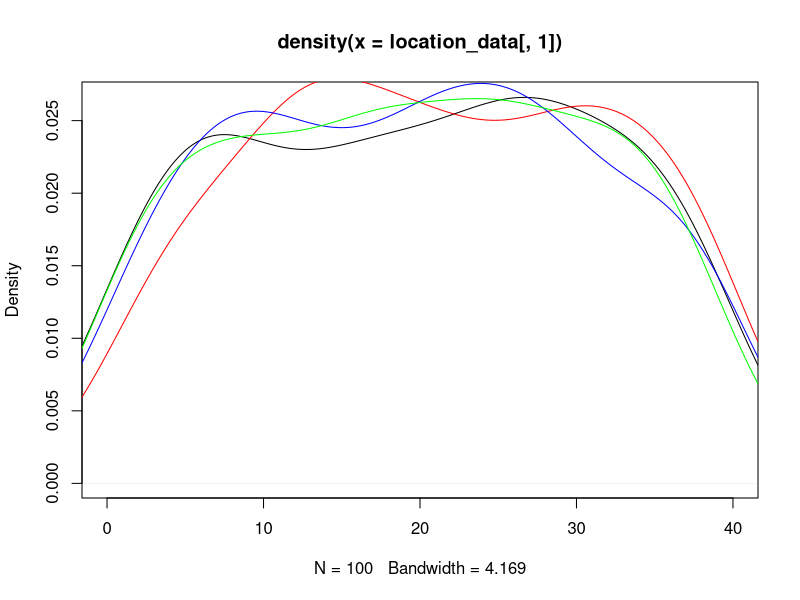
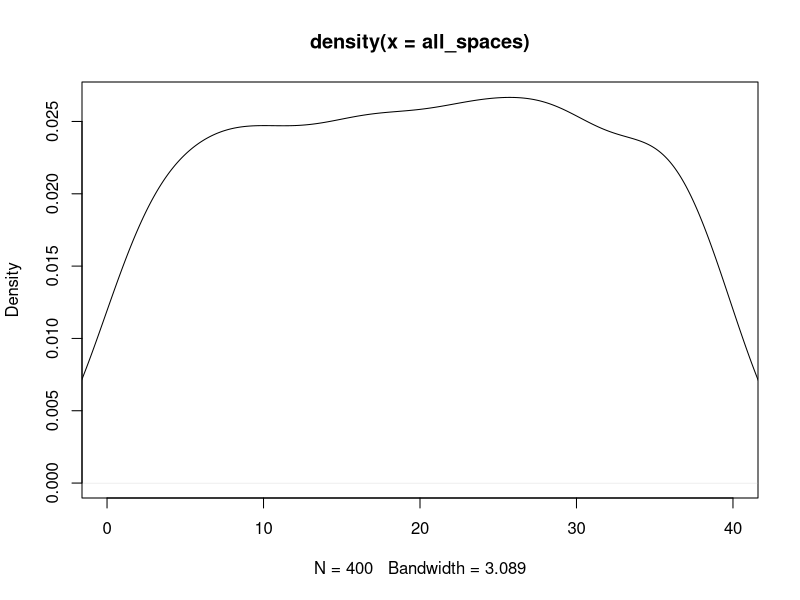
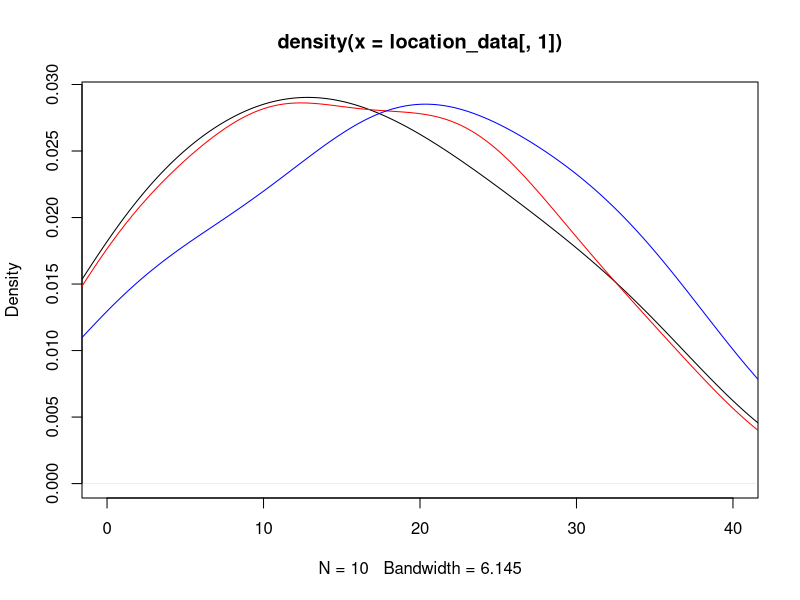
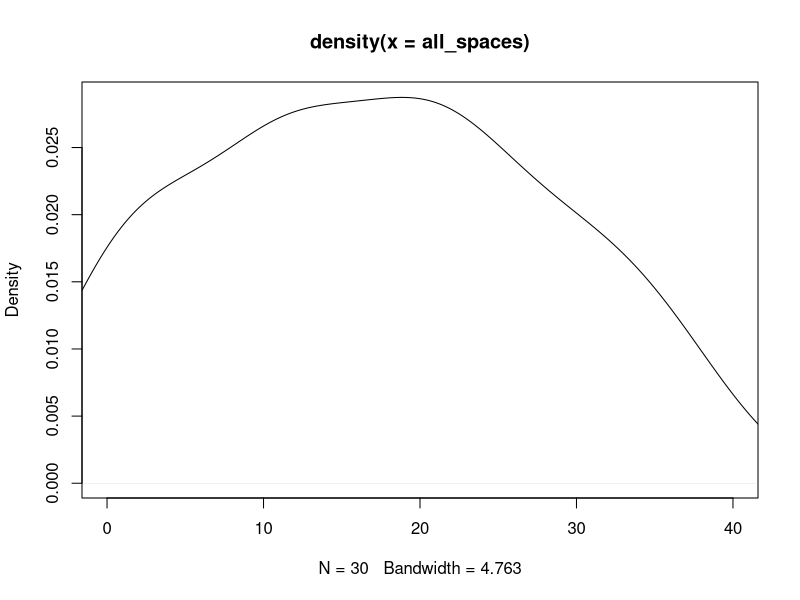

These figures' R source, in order: (Note: this script raises an error after producing the figures.)
## ---- chunk 1
knitr::opts_chunk$set(echo = TRUE)
## ---- chunk 2
#libraries
library(dplyr)
library(ggplot2)
## ---- chunk 3
#Kayleigh
##LET'S GET MOVING

monopolyBoard <- read.csv("MonopolyBoard.csv", header = T)
monopolyBoard

# Using dice rolls to determine where a player will land on the board
#input: "location"; a number 1-40; where the player is on the board
#output: the amount of spaces the player will move until they are on their new location

#note that this is only accounting for standard dice rolls, no special rules yet...

lets_move = function(location) {
  dice_roll_1 <- sample(1:6, 1, replace = TRUE)
  dice_roll_2 <- sample(1:6, 1, replace = TRUE)
  
  roll_total <- sum(dice_roll_1, dice_roll_2)
  roll_double <- dice_roll_1 == dice_roll_2
  
    location = location + roll_total
    
  if (location <= 40) {
    location = location
  } else {
    location = location - 40
  }
  
  space = monopolyBoard$name[monopolyBoard$spaces == location]
  
  print("You're moving forward...")
  print(roll_total)
  
  print("You're on space...")
  print(location)
  
  #print(space) #This prints out the name of the space that they land on. 
}

#testers
lets_move(1)
lets_move(25)
lets_move(38)
lets_move(40)



#A function to move players around the board and to play Monopoly!
#input: "turns"; the amount of turns we should take
#output: a player's new location on the board

lets_play = function(turns) {
  location = 1
  print("Starting Location: GO!")
  for (i in 1:turns) {
    location = lets_move(location)
  }
  print("You've landed on...")
  return(location)
}



lets_play(10) #tester #in this example if you look at a reference monopoly board and "walk" your way around the board with each move being the number in each output, you'll land on the space on the board corresponding to the final output (when counting "GO" as 1 and/or 40) 

#testers 
#"lets_move" and "lets_play" have both been edited to print out phrases for each roll and move to make it easier to determine how the player is moving. 
#"You're moving forward..." gives the player's roll
#"You're on space..." is the players position after 1 turn/"lets_move"
  # Later try to switch this print statement to the name of the spot that the player is on 
#"You've landed on..." gives the final location after running "lets_play" for "x" turns.
  # Later try to switch this print statement to the name of the spot that the player is on 

lets_play(3)
lets_play(10)

## ---- chunk 4
##DOUBLE DOWN

##WORK IN PROGRESS

#A function using dice rolls to determine how many spaces a player will move with the additional rules for "doubles" in Monopoly
#input: "location"; a number 1-40 where the player is on the board
#outut: the number of spaces the player will move on the board, with the special case of rolling three "doubles" and landing in jail
double_down = function(location) {
  dice_roll_1 <- sample(1:6, 1, replace = TRUE)
  dice_roll_2 <- sample(1:6, 1, replace = TRUE)
  
  roll_total <- sum(dice_roll_1, dice_roll_2)
  roll_double <- dice_roll_1 == dice_roll_2
  
  print("roll was")
  print(roll_total)
    
  if (roll_double) {
    
    dice_roll_3 <- sample(1:6, 1, replace = TRUE)
    dice_roll_4 <- sample(1:6, 1, replace = TRUE)
    
    roll_total_2 <- sum(dice_roll_3, dice_roll_4)
    roll_double_2 <- dice_roll_3 == dice_roll_4
    
    print("roll double was")
    print(roll_total_2)

    
    if (roll_double_2) {
      dice_roll_5 <- sample(1:6, 1, replace = TRUE)
      dice_roll_6 <- sample(1:6, 1, replace = TRUE)
      
      roll_total_3 <- sum(dice_roll_5, dice_roll_6)
      roll_double_3 <- dice_roll_5 == dice_roll_6
      
      print("roll double was")
      print(roll_total_3)
      
      if (roll_double_3) {
        location = 11 #Jail
        print("doubles, doubles, doubles")
        print("You're going to JAIL!")
        
      } else {
        location = location + roll_total + roll_total_2 + roll_total_3
        print("doubles, doubles, not doubles")
        print("You're moving forward...")
        print(roll_total + roll_total_2 + roll_total_3)
      }
    } else {
      location = location + roll_total + roll_total_2
      print("doubles, not doubles")
      print("You're moving forward...")
      print(roll_total+roll_total_2)
    }
  } else {
    location = location + roll_total
    print("no doubles")
    print("You're moving forward...")
    print(roll_total)
  }

    
  if (location <= 40) {
    location = location
  } else {
    location = location - 40
  }

  
  print("You're on space...")
  print(location)
}

double_down(1)
#text out in the function is kinda funky right but it's just to make sure its working right
#In final version switch all dice rolls to sample(1:6,...)

## ---- chunk 5
##CHANCE AND COMMUNITY CHEST CARDS
Card_Numbers <- c(1, 2, 3, 4, 5, 6, 7, 8, 9, 10, 11, 12, 13, 14, 15, 16)

Chance_Cards <- c("Advance to Boardwalk", "Advance to Go (Collect $200)", "Advance to Illinois Avenue. If you pass Go, collect $200", "Advance to St. Charles Place. If you pass Go, collect $200", "Advance to the nearest Railroad. If unowned, you may buy it from the Bank. If owned, pay owner twice the rental to which they are otherwise entitled", "Advance to the nearest Railroad. If unowned, you may buy it from the Bank. If owned, pay owner twice the rental to which they are otherwise entitled", "Advance token to nearest Utility. If unowned, you may buy it from the Bank. If owned, throw dice and pay owner a total ten times amount thrown", "Bank pays you dividend of $50", "Get Out of Jail Free", "Go Back 3 Spaces", "Go to Jail. Go directly to Jail, do not pass Go, do not collect $200", "Make general repairs on all your property. For each house pay $25. For each hotel pay $100", "Speeding fine $15", "Take a trip to Reading Railroad. If you pass Go, collect $200", "You have been elected Chairman of the Board. Pay each player $50", "Your building loan matures. Collect $150")

Chance <- data.frame(Chance_Cards, Card_Numbers)
Chance
##Chance cards to move a player to a new space:
  #1 -> Advance to Boardwalk (space 40)
  #2 -> Advance to Go (space 1)
  #3 -> Advance to Illinois Avenue (space 25)
  #4 -> Advance to St. Charles Place (space 12)
  #5 -> Advance to nearest Railroad (space(s) 6, 16, 26, 36)
  #6 -> Advance to nearest Railraod (space(s) 6, 16, 26, 36)
  #7 -> Advance to nearest Utility (space(s) 13, 29)
  #11 -> Go to Jail (space 11)
  #14 -> Take a trip to Reading Railroad (space 6)

Community_Chest_Cards <- c("Advance to Go (Collect $200)", "Bank error in your favor. Collect $200", "Doctor’s fee. Pay $50", "From sale of stock you get $50", "Get Out of Jail Free", "Go to Jail. Go directly to jail, do not pass Go, do not collect $200", "Holiday fund matures. Receive $100", "Income tax refund. Collect $20", "It is your birthday. Collect $10 from every player", "Life insurance matures. Collect $100", "Pay hospital fees of $100", "Pay school fees of $50", "Receive $25 consultancy fee", "You are assessed for street repair. $40 per house. $115 per hotel", "You have won second prize in a beauty contest. Collect $10", "You inherit $100")

Community_Chest <- data.frame(Community_Chest_Cards, Card_Numbers)
Community_Chest

##Community Chest Cards that move a player to a new space:
  #1 -> Advance to GO (space 1)
  #5 -> Go to Jail (space 11)

## ---- chunk 6
# heidi

#the function "who_goes_first" simulates the initial roll before the game begins in order to determine which player goes first
# input is a number of how many players are going to be playing
# output is the value of each players roll and the player that will start the game based on who had the highest roll
who_goes_first <- function(num_players){
  initial_rolls <- c()
  for (i in 1:num_players) {
    player_i_roll <- sum(sample(1:6, 2, replace=TRUE))
    initial_rolls <- c(initial_rolls, player_i_roll) # vector of every player's roll
    print(paste("Player", i, "rolled", player_i_roll))
  }
  cat("\n")
  if(sum(initial_rolls == max(initial_rolls)) >= 2){
    while (sum(initial_rolls == max(initial_rolls)) >= 2) { # if players tied for highest number
      tied_players <- which(initial_rolls==max(initial_rolls)) # identify which players tied
      print("It's a tie! Roll again")
      cat("\n")
      tie_breaker_rolls <- c()
      for (i in tied_players) { # tied players roll again
       player_i_roll2 <- sum(sample(1:6, 2, replace=TRUE))
       tie_breaker_rolls <- c(tie_breaker_rolls, player_i_roll2)
       print(paste("Player", i, "rolled", player_i_roll2))
      }
      initial_rolls <- tie_breaker_rolls
      highest_roll <- max(tie_breaker_rolls)
      highest_player2 <- tied_players[which(tie_breaker_rolls == highest_roll)]
    }
    cat("\n")
    print(paste("Player", highest_player2, "goes first!"))
  }
  else {
    highest_player <- which.max(initial_rolls) # who rolled the highest number
    print(paste("Player", highest_player, "goes first!"))
  }
}

who_goes_first(4) # test function

## ---- chunk 7
# Olivia
# Website for data: https://stat-jet-asu.github.io/Datasets/InstructorDescriptions/monopoly.html

monopolyBoard <- read.csv("MonopolyBoard.csv", header = T)
head(monopolyBoard)

# This section is for question number 2

# Kayleigh's lets_play function from above incorporating players and density plots
# uses lets_move function from above
# input: turns, # of turns to iterate through; players, number of players (2-4)
# output: density plot with a line for each player's frequency of spaces landed on 
# & density plot for the combined frequency of spaces landed on for all players

lets_play = function(turns, players) {
  location_data <- as.data.frame(matrix(nrow = turns, ncol = players))
  
for (j in 1:players) {
  location = 1
  
  for (i in 1:turns) {
    
    location = lets_move(location)
    location_data[i,j] <- location
    }
  }
  
  # creates density plot of frequency of landing on each space for each player
  plot(density(location_data[,1]), xlim = c(0,40), col = "black")
  
  colors <- c("red", "blue", "green")
  
  for (k in 2:players) {
  lines(density(location_data[,k]), col = colors[k-1]) # adds a density line for each player after the first
  }
  
  # creates density plot for total frequency landing on each space (all players spaces included)
  all_spaces <- as.vector(as.matrix(location_data))
  plot(density(all_spaces), xlim = c(0,40), col = "black")
}
lets_play(100, 4)

## ---- chunk 8
who_goes_first2 <- function(num_players){
  initial_rolls <- c()
  for (i in 1:num_players) {
    player_i_roll <- sum(sample(1:6, 2, replace=TRUE))
    initial_rolls <- c(initial_rolls, player_i_roll) # vector of every player's roll
#    print(paste("Player", i, "rolled", player_i_roll))
  }
  cat("\n")
  if(sum(initial_rolls == max(initial_rolls)) >= 2){
    while (sum(initial_rolls == max(initial_rolls)) >= 2) { # if players tied for highest number
      tied_players <- which(initial_rolls==max(initial_rolls)) # identify which players tied
#      print("It's a tie! Roll again")
#      cat("\n")
      tie_breaker_rolls <- c()
      for (i in tied_players) { # tied players roll again
       player_i_roll2 <- sum(sample(1:6, 2, replace=TRUE))
       tie_breaker_rolls <- c(tie_breaker_rolls, player_i_roll2)
#       print(paste("Player", i, "rolled", player_i_roll2))
      }
      initial_rolls <- tie_breaker_rolls
      highest_roll <- max(tie_breaker_rolls)
      highest_player2 <- tied_players[which(tie_breaker_rolls == highest_roll)]
    }
#    cat("\n")
#    print(paste("Player", highest_player2, "goes first!"))
  }
  else {
    highest_player <- which.max(initial_rolls) # who rolled the highest number
#    print(paste("Player", highest_player, "goes first!"))
#    return(highest_player)
  
    
  # creating player order
  player_order <- length(num_players)
  player_order[1] <- as.integer(highest_player)

 for (j in 2:num_players) {
    
  player_order[j] <- as.integer(player_order[j-1] + 1)
  if (player_order[j] > num_players) {
    player_order[j] <- 1
  }
 }
  print(player_order)
  }
  
  playerlist <- (list(highest_player, player_order))
  return(playerlist)
}

#who_goes_first2(4)

## ---- chunk 9
# Question number 3 -- including jail and double rolls

lets_move2 = function(location) {
  dice_roll_1 <- sample(1:6, 1, replace = TRUE)
  dice_roll_2 <- sample(1:6, 1, replace = TRUE)
  
  roll_total <- sum(dice_roll_1, dice_roll_2)
  roll_double <- dice_roll_1 == dice_roll_2
  
    location = location + roll_total # updates location to be previous location + roll total
    double3 = "false" # double3 is assigned "true" if the player double rolls 3x (as seen in if statement below), otherwise it is assigned "false" 
    
  # first double roll -> roll again
  if (roll_double == TRUE) {
    dice_roll_3 <- sample(1:6, 1, replace = TRUE)
    dice_roll_4 <- sample(1:6, 1, replace = TRUE)
    
    roll_total2 <- sum(dice_roll_3, dice_roll_4)
    roll_double2 <- dice_roll_3 == dice_roll_4
    
    location = location + roll_total2
    double3 = "false"
    
    # if player is at a location past 40, subtract 40 so they go back to the GO space at location "41"
    # this is included in each if statement below so that it applies if player has to roll again
    if (location <= 40) {
      location = location
    } else {
      location = location - 40
    }
     
      # second double roll -> roll again
      if (roll_double2 == TRUE) {
        dice_roll_5 <- sample(1:6, 1, replace = TRUE)
        dice_roll_6 <- sample(1:6, 1, replace = TRUE)
    
        roll_total3 <- sum(dice_roll_5, dice_roll_6)
        roll_double3 <- dice_roll_5 == dice_roll_6
    
        location = location + roll_total3
        double3 = "false"
        
        if (location <= 40) {
          location = location
        } else {
          location = location - 40
        }
        
        # third double roll -> go to jail
          if (roll_double3 == TRUE) {
            location = monopolyBoard$spaces[monopolyBoard$name == "Jail"]
            double3 = "true"
          }
      }
  }  
    
  if (location <= 40) {
    location = location
  } else {
    location = location - 40
  }
  
  listdata <- (list(location, double3)) # creates list for outputs "location" and "double3"
  # if you need to access location from this function, use lets_move2(location)[[1]]
  # if you need to access double3, use lets_move2(double3)[[2]]
  return(listdata)
  
}


# lets_play2 is currently set up to have each player go thru all their turns and then move onto the next player
# probably need to fix this for question 5

## ---- chunk 10

lets_play2 = function(turns, players) {
  
  
  location_data <- as.data.frame(matrix(nrow = turns, ncol = players)) # dataframe will keep data for locations of players for each turn
  double3data <- as.data.frame(matrix(nrow = turns, ncol = players)) # dataframe will say "true" if player double rolled 3x (which lands them in jail) and "false" if they didn't double roll 3x
  
    # puts players in order
    colnames(location_data) <- who_goes_first2(players)[[2]]
  
    location = 1 # each player starts at location 1
    location_data[1,] <- location
    double3 = 0 # initializing "double3" which will be later assigned a "true" or "false" based on if player double rolled 3x
  
    for (i in 2:turns) { # iterates through number of turns
      
        for (j in 1:players) { # rotates through each player
          
        location = lets_move2(location_data[i-1,j])[[1]] # takes location from lets_move2 function and assigns it to location
        location_data[i,j] <- as.integer(location) # puts location value into the dataframe of locations for each player
        double3data[i,j] <- lets_move2(double3)[[2]] # takes "true" or "false" value from double3 and adds it to double3data dataframe
        
      # deals with landing in jail from "go to jail" space and staying there for next 3 turns
      if (31 %in% location_data[i-1,j]) { # if you landed on 31 in the last turn (i-1 turn), you go to jail (space 11) for the ith turn
        location <- 11
        location_data[i,j] <- as.integer(location) # new location is 11
      } else if (11 %in% location_data[i-1,j] & 31 %in% location_data[i-2,j]) { # if you were on space 11 last turn AND you were on space 31 2 turns ago, you stay in jail (space 11) for turn i
        location <- 11
        location_data[i,j] <- as.integer(location)  
      } else if (11 %in% location_data[i-2,j] & 31 %in% location_data[i-3,j]) {
        location <- 11
        location_data[i,j] <- as.integer(location)
      }
        
      # landing in jail from 3x double roll and staying there for next 3 turns
      if (11 %in% location_data[i,j] & "true" %in% double3data[i-1,j]) { # if player's location is 11 (jail) and double3data is"true" (player double rolled 3x), player stays in jail. all 3 if/else if statements keep player in jail for the next 3 turns
        location <- 11
        location_data[i,j] <- as.integer(location)
      } else if (11 %in% location_data[i-1,j] & "true" %in% double3data[i-2,j]) { # 
        location <- 11
        location_data[i,j] <- as.integer(location)
      } else if (11 %in% location_data[i-2,j] & "true" %in% double3data[i-3,j]) {
        location <- 11
        location_data[i,j] <- as.integer(location)
      }
        
    }
  }
  print(location_data)
  
  # creates density plot of frequency of landing on each space for each player
  plot(density(location_data[,1]), xlim = c(0,40), col = "black")
  
  colors <- c("red", "blue", "green")
  
  for (k in 2:players) {
    lines(density(location_data[,k]), col = colors[k-1]) # adds a density line for each player after the first
  }
  
  # creates density plot for total frequency landing on each space (all players spaces included)
  all_spaces <- as.vector(as.matrix(location_data))
  plot(density(all_spaces), xlim = c(0,40), col = "black")
  
}
 
lets_play2(10, 3)

location_data

# how should we go about recording spaces landed on when double rolls occur?

## ---- chunk 11

# Figure out how to have players pay and recieve money from landing on chance and community chest spaces


## ---- chunk 12
#4 - Kayleigh and Maddie 
#Chance - spaces 8, 23, 37
#Community Chest - spaces 3, 18, 34
Chance

Drawing_Chance = function(location) {
  location = location
  draw_card <- sample(1:16, 1, replace = TRUE)
  player_card <- Chance$Chance_Cards[draw_card]
  print(player_card)

  
      if(draw_card == 1) {
        location = 1
      }
      
      if(draw_card == 2) {
        location = 1
      }
      
      if(draw_card == 3) {
        location = 25
      }
  
      if(draw_card == 4){
        location = 12
      }
    
      if(draw_card == 5){
        if(location >= 37 && location <= 5){
              location = 6
            } else {
              if (location >= 6 && location <= 15){
                location = 16
              } else {
                if(location >= 16 && location <= 25){
                  location = 26
                } else {
                  location = 36
                }
              }
            }
    }
  
    if(draw_card == 6){
        if(location >= 37 && location <= 5){
              location = 6
            } else {
              if (location >= 6 && location <= 15){
                location = 16
              } else {
                if(location >= 16 && location <= 25){
                  location = 26
                } else {
                  location = 36
                }
              }
            }
    }
  
    if(draw_card == 7){
        if(location >= 29 && location <= 12){
              location = 13
            } else {
              location = 29
    }
  }
  
    if(draw_card == 11) {
      location = 11
    }
  
    if(draw_card == 14) {
      location = 6
    }
  
    if(draw_card == 10) {
      location = location - 3
    }
  
    location = location
    return(location)
}

Drawing_Chance(8)
Drawing_Chance(23)
Drawing_Chance(37)

Drawing_Community_Chest = function(location) {
  location = location
  draw_card_chest <- sample(1:16, 1, replace = TRUE)
  player_card_chest <- Community_Chest$Community_Chest_Cards[draw_card_chest]
  print(player_card_chest)
  print(location)
  
  if (draw_card_chest == 1) {
    location = 1
  } else {
    if (draw_card_chest == 6) {
    location = 11
    } else {
      location = location
    }
  
  }
  
  location = location 
  return(location)
}

Drawing_Community_Chest(3)
Drawing_Community_Chest(18)
Drawing_Community_Chest(34)

lets_move3 = function(location) {
  dice_roll_1 <- sample(1:6, 1, replace = TRUE)
  dice_roll_2 <- sample(1:6, 1, replace = TRUE)
  
  roll_total <- sum(dice_roll_1, dice_roll_2)
  roll_double <- dice_roll_1 == dice_roll_2
  
    location = location + roll_total
    double3 = "false"
  
  print("your roll total is...")
  print(roll_total)

  if (location <= 40) {
      location = location
  } else {
      location = location - 40
  }
   
  print("your location is...")
  print(location)
  
  if(location == 8 || location == 23 || location == 27) {
    location = Drawing_Chance(location)
    print("your location is...")
    print(location)
  }
  
  if(location == 3 || location == 18 || location == 34) {
    location = Drawing_Community_Chest(location)
    print("your location is...")
    print(location)
  }
    
  # first double roll -> roll again
  if (roll_double == TRUE) {
    dice_roll_3 <- sample(1:6, 1, replace = TRUE)
    dice_roll_4 <- sample(1:6, 1, replace = TRUE)
    
    roll_total2 <- sum(dice_roll_3, dice_roll_4)
    roll_double2 <- dice_roll_3 == dice_roll_4
    
    location = location + roll_total2
    double3 = "false"
    print("1 double")
    
    if (location <= 40) {
      location = location
    } else {
      location = location - 40
    }
    
    
    if(location == 8 || location == 23 || location == 27) {
    location = Drawing_Chance(location)
    }
  
  if(location == 3 || location == 18 || location == 34) {
    location = Drawing_Community_Chest(location)
    }
     
      # second double roll -> roll again
      if (roll_double2 == TRUE) {
        dice_roll_5 <- sample(1:6, 1, replace = TRUE)
        dice_roll_6 <- sample(1:6, 1, replace = TRUE)
    
        roll_total3 <- sum(dice_roll_5, dice_roll_6)
        roll_double3 <- dice_roll_5 == dice_roll_6
    
        location = location + roll_total3
        double3 = "false"
        print("2 doubles")
        
        if (location <= 40) {
          location = location
        } else {
          location = location - 40
        }
        
        if(location == 8 || location == 23 || location == 27) {
          location = Drawing_Chance(location)
        }
  
        if(location == 3 || location == 18 || location == 34) {
          location = Drawing_Community_Chest(location)
         
        }
        
        # third double roll -> go to jail
          if (roll_double3 == TRUE) {
            location = monopolyBoard$spaces[monopolyBoard$name == "Jail"]
            double3 = "true"
            print("three doubles")
          }
      }
  }  
   
  location = location 
  
  print("your location is...")
  print(location)
  listdata <- (list(location, double3))
  return(listdata)
  
}

lets_move3(1)

lets_play3 = function(turns, players) {
  
  location_data <- as.data.frame(matrix(nrow = turns, ncol = players))
  double3data <- as.data.frame(matrix(nrow = turns, ncol = players))
  
  for (j in 1:players) {
    location = 1
    double3 = 0
  
    for (i in 1:turns) {
      
        location = lets_move2(location)[[1]]
        location_data[i,j] <- as.integer(location)
        double3data[i,j] <- lets_move3(double3)[[2]]
        
      # deals with landing in jail from "go to jail" space and staying there for next 3 turns
      if (31 %in% location_data[i-1,j]) { # if you land on 31 (go to jail), next location is in jail (space 11)
        location <- 11
        location_data[i,j] <- as.integer(location)
      } else if (11 %in% location_data[i-1,j] & 31 %in% location_data[i-2,j]) {
        location <- 11
        location_data[i,j] <- as.integer(location)
      } else if (11 %in% location_data[i-2,j] & 31 %in% location_data[i-3,j]) {
        location <- 11
        location_data[i,j] <- as.integer(location)
      }
        
      # landing in jail from 3x double roll and staying there for next 3 turns
      if (11 %in% location_data[i,j] & "true" %in% double3data[i-1,j]) { # "true" means player double rolled 3x -> jail
        location <- 11
        location_data[i,j] <- as.integer(location)
      } else if (11 %in% location_data[i-1,j] & "true" %in% double3data[i-2,j]) { # 
        location <- 11
        location_data[i,j] <- as.integer(location)
      } else if (11 %in% location_data[i-2,j] & "true" %in% double3data[i-3,j]) {
        location <- 11
        location_data[i,j] <- as.integer(location)
      }
        
    }
  }
  #print(location_data)
  
  # creates density plot of frequency of landing on each space for each player
  plot(density(location_data[,1]), xlim = c(0,40), col = "black")
  plot(location_data[,1], xlim= c(0,40), col="black", type="h", xlab="Spaces", ylab="Frequency", main="Frequency of Landing on Each Space for Each Player")
  
  colors <- c("red", "blue", "green")
  
  for (k in 2:players) {
    lines(density(location_data[,k]), col = colors[k-1]) # adds a density line for each player after the first
  }
  
  # creates density plot for total frequency landing on each space (all players spaces included)
  all_spaces <- as.vector(as.matrix(location_data))
  plot(density(all_spaces), xlim = c(0,40), col = "black")
  
}
## ---- chunk 13

#use lets_move2 for freq plot

 
## ---- chunk 14
#hello
dice_roll <- sum(sample(1:6, 2, replace = TRUE))
dice_roll

#Need to figure out how to exchange money between players
Chance_Money <- function(money){
  money = money
  draw_card <- sample(1:16, 1, replace = TRUE)
  player_card <- Chance$Chance_Cards[draw_card]
  print(player_card)
  
  if(draw_card == 2){
    money = money + 200
  }
  
  if(draw_card == 8){
    money = money + 50
  }
  
  if(draw_card == 12){
    if(properties == 5){
      money = money - 125
    }
    if(properties == 6){
      money = money - 150
    }
  }
  
  if(draw_card == 13){
    money = money - 15
  }
  
  if(draw_card == 16){
    money = money + 150
  }
}

#Need to figure out how to exchange money between players
Community_Chest_Money <- function(money){
  money = money
  draw_card <- sample(1:16, 1, replace = TRUE)
  player_card <- Community_Chest$Community_Chest_Cards[draw_card]
  print(player_card)
  
  if(draw_card == 1){
    money = money + 200
  }
  
  if(draw_card == 2){
    money = money + 200
  }
  
  if(draw_card == 3){
    money = money - 50
  }
  
  if(draw_card == 4){
    money = money + 50
  }
  
  if(draw_card == 7){
    money = money + 100
  }
  
  if(draw_card == 8){
    money = money + 20
  }
  
  if(draw_card == 10){
    money = money + 100
  }
  
  if(draw_card == 11){
    money = money - 100
  }
  
  if(draw_card == 12){
    money = money - 50
  }
  
  if(draw_card == 13){
    money = money + 25
  }
  
  if(draw_card == 15){
    money = money + 10
  }
  
  if(draw_card == 16){
    money = money + 100
  }
}

Chance
Community_Chest
## ---- chunk 15
Players <- c("Player 1", "Player 2", "Player 3", "Player 4")
Player_Bank <- c("1250", "1250", "1250", "1250")

The_Players <- data.frame(Players, Player_Bank)
The_Players

monopolyBoard

Property <- c("Mediterranean", "Baltic", "Reading Railroad", "Oriental", "Vermot", "Connecticut", "St. Charles", "Electric Company", "States", "Virginia", "Pennsylvania Railroad", "St. James", "Tennessee", "New York", "Kentucky", "Indiana", "Illinios", "B&O Railroad", "Atlantic", "Ventnor", "Water Works", "Marvin Gardens", "Pacific", "N. Carolina", "Pennsylvania", "Short Line Railroad", "Park Place", "Boardwalk")
Property_Status <- c("Unowned", "Unowned", "Unowned", "Unowned", "Unowned", "Unowned", "Unowned", "Unowned", "Unowned", "Unowned", "Unowned", "Unowned", "Unowned", "Unowned", "Unowned", "Unowned", "Unowned", "Unowned", "Unowned", "Unowned", "Unowned", "Unowned", "Unowned", "Unowned", "Unowned", "Unowned", "Unowned", "Unowned")

The_Properties <- data.frame(Property, Property_Status)
The_Properties

## ---- chunk 16
library(tidyverse)
assigning_properties <- function( ){
  smpl <- sample(1:28, 28, replace = FALSE)
  smpl
  property_order <- data.frame(smpl)
  property_order
}

Owned_Spaces <- sample(1:28, 28, replace = FALSE)
Owned_Spaces
Players <- c("Player 1", "Player 2", "Player 3", "Player 4")
Player_Bank <- c("1250", "1250", "1250", "1250")

The_Players <- data.frame(Players, Player_Bank)
The_Players

The_Players_Owned <- data.frame(Players, Owned_Spaces)
The_Players_Owned <- The_Players_Owned %>% pivot_wider(names_from = Players, values_from = Owned_Spaces)
The_Players_Owned[[1]]
The_Players_Owned[[2]]
The_Players_Owned[[3]]
## ---- chunk 17
Players <- c("Player 1", "Player 2", "Player 3", "Player 4")
Player_Bank <- c(1250, 1250, 1250, 1250)
The_Players <- data.frame(Players, Player_Bank)

Property <- c("Mediterranean", "Baltic", "Reading Railroad", "Oriental", "Vermot", "Connecticut", "St. Charles", "Electric Company", "States", "Virginia", "Pennsylvania Railroad", "St. James", "Tennessee", "New York", "Kentucky", "Indiana", "Illinios", "B&O Railroad", "Atlantic", "Ventnor", "Water Works", "Marvin Gardens", "Pacific", "N. Carolina", "Pennsylvania", "Short Line Railroad", "Park Place", "Boardwalk")
Owned_By_Player <- sample(1:4, 28, replace = TRUE)
Space <- c(2, 4, 6, 7, 9, 10, 12, 13, 14, 15, 16, 17, 19, 20, 22, 24, 25, 26, 27, 28, 29, 30, 32, 33, 35, 36, 38, 40)
Property_Statuses <- data.frame(Property, Space, Owned_By_Player)
Property_Statuses


Updating_Player_Bank <- function(location, j) {
  if(location == 2 || location == 4 || location == 6 || location == 7 || location == 9 || location == 10 || location == 12 || location == 13 || location == 14 || location == 15 || location == 16 || location == 17 || location == 19 || location == 20 || location == 22 || location == 24 || location == 25 || location == 26 || location == 27 || location == 28 || location == 29 || location == 30 || location == 32 || location == 33 || location == 35 || location == 36 || location == 38 || location == 40){
    
    location = location
    spot <- which(Property_Statuses$Space == location)
    cost <- which(monopolyBoard$spaces == location)
    owned_by_player <- Property_Statuses$Owned_By_Player[spot]
    
    The_Players$Player_Bank[owned_by_player] <- The_Players$Player_Bank[owned_by_player] + monopolyBoard$cost[cost]
    
    The_Players$Player_Bank[j] <- The_Players$Player_Bank[j] - monopolyBoard$cost[cost]
    
    The_Players
  }
}

Updating_Player_Bank(2, 3)

lets_move3 = function(location) {
  dice_roll_1 <- sample(1:6, 1, replace = TRUE)
  dice_roll_2 <- sample(1:6, 1, replace = TRUE)
  
  roll_total <- sum(dice_roll_1, dice_roll_2)
  roll_double <- dice_roll_1 == dice_roll_2
  
    location = location + roll_total
    double3 = "false"


  if (location <= 40) {
      location = location
  } else {
      location = location - 40
  }

  if(location == 8 || location == 23 || location == 27) {
    location = Drawing_Chance(location)

  }
  
  if(location == 3 || location == 18 || location == 34) {
    location = Drawing_Community_Chest(location)

  }

Updating_Player_Bank(location, j)

  # first double roll -> roll again
  if (roll_double == TRUE) {
    dice_roll_3 <- sample(1:6, 1, replace = TRUE)
    dice_roll_4 <- sample(1:6, 1, replace = TRUE)
    
    roll_total2 <- sum(dice_roll_3, dice_roll_4)
    roll_double2 <- dice_roll_3 == dice_roll_4
    
    location = location + roll_total2
    double3 = "false"

    
    if (location <= 40) {
      location = location
    } else {
      location = location - 40
    }
    
    
    if(location == 8 || location == 23 || location == 27) {
    location = Drawing_Chance(location)
    }
  
  if(location == 3 || location == 18 || location == 34) {
    location = Drawing_Community_Chest(location)
    }
    
    Updating_Player_Bank(location, j)
    
      # second double roll -> roll again
      if (roll_double2 == TRUE) {
        dice_roll_5 <- sample(1:6, 1, replace = TRUE)
        dice_roll_6 <- sample(1:6, 1, replace = TRUE)
    
        roll_total3 <- sum(dice_roll_5, dice_roll_6)
        roll_double3 <- dice_roll_5 == dice_roll_6
    
        location = location + roll_total3
        double3 = "false"
        
        if (location <= 40) {
          location = location
        } else {
          location = location - 40
        }
        
        if(location == 8 || location == 23 || location == 27) {
          location = Drawing_Chance(location)
        }
  
        if(location == 3 || location == 18 || location == 34) {
          location = Drawing_Community_Chest(location)
         
        }
        
        Updating_Player_Bank(location, j)
        
        # third double roll -> go to jail
          if (roll_double3 == TRUE) {
            location = monopolyBoard$spaces[monopolyBoard$name == "Jail"]
            double3 = "true"
          }
      }
  }  
   
  location = location 
}

lets_move3(2)


lets_play4 = function(turns, players) {
  
  location_data <- as.data.frame(matrix(nrow = turns, ncol = players))
  double3data <- as.data.frame(matrix(nrow = turns, ncol = players))
  players_banks <- as.data.frame(matrix(nrow = turns, ncol = players))

print(Property_Statuses)

  for (j in 1:players) {
    location = 1
    double3 = 0
    
    
    for (i in 1:turns) {
        print("player")
        print(j)
        location = lets_move3(location)[[1]]
        location_data[i,j] <- as.integer(location)
        double3data[i,j] <- lets_move3(double3)[[2]]

                
      # deals with landing in jail from "go to jail" space and staying there for next 3 turns
      if (31 %in% location_data[i-1,j]) { # if you land on 31 (go to jail), next location is in jail (space 11)
        location <- 11
        location_data[i,j] <- as.integer(location)
      } else if (11 %in% location_data[i-1,j] & 31 %in% location_data[i-2,j]) {
        location <- 11
        location_data[i,j] <- as.integer(location)
      } else if (11 %in% location_data[i-2,j] & 31 %in% location_data[i-3,j]) {
        location <- 11
        location_data[i,j] <- as.integer(location)
      }
        
      # landing in jail from 3x double roll and staying there for next 3 turns
      if (11 %in% location_data[i,j] & "true" %in% double3data[i-1,j]) { # "true" means player double rolled 3x -> jail
        location <- 11
        location_data[i,j] <- as.integer(location)
      } else if (11 %in% location_data[i-1,j] & "true" %in% double3data[i-2,j]) { # 
        location <- 11
        location_data[i,j] <- as.integer(location)
      } else if (11 %in% location_data[i-2,j] & "true" %in% double3data[i-3,j]) {
        location <- 11
        location_data[i,j] <- as.integer(location)
      }
      
      
    }
  }
  
print(location_data)
return(The_Players)

}

lets_play4(1,4)
## ---- chunk 18
monopolyBoard
Players <- c("Player 1", "Player 2", "Player 3", "Player 4")
Player_Bank <- c(1250, 1250, 1250, 1250)
The_Players <- data.frame(Players, Player_Bank)

Property <- c("Mediterranean", "Baltic", "Reading Railroad", "Oriental", "Vermot", "Connecticut", "St. Charles", "Electric Company", "States", "Virginia", "Pennsylvania Railroad", "St. James", "Tennessee", "New York", "Kentucky", "Indiana", "Illinios", "B&O Railroad", "Atlantic", "Ventnor", "Water Works", "Marvin Gardens", "Pacific", "N. Carolina", "Pennsylvania", "Short Line Railroad", "Park Place", "Boardwalk")
Owned_By_Player <- sample(1:4, 28, replace = TRUE)
Space <- c(2, 4, 6, 7, 9, 10, 12, 13, 14, 15, 16, 17, 19, 20, 22, 24, 25, 26, 27, 28, 29, 30, 32, 33, 35, 36, 38, 40)
Property_Statuses <- data.frame(Property, Space, Owned_By_Player)
Property_Statuses


Updating_Player_Bank <- function(location) {
  if(location == 2 || location == 4 || location == 6 || location == 7 || location == 9 || location == 10 || location == 12 || location == 13 || location == 14 || location == 15 || location == 16 || location == 17 || location == 19 || location == 20 || location == 22 || location == 24 || location == 25 || location == 26 || location == 27 || location == 28 || location == 29 || location == 30 || location == 32 || location == 33 || location == 35 || location == 36 || location == 38 || location == 40){
    location = location
    spot <- which(Property_Statuses$Space == location)
    cost <- which(monopolyBoard$spaces == location)
    owned_by_player <- Property_Statuses$Owned_By_Player[spot]
    The_Players$Player_Bank[owned_by_player] <- The_Players$Player_Bank[owned_by_player] + monopolyBoard$cost[cost]
    The_Players$Player_Bank[owned_by_player]
    The_Players
  }
}

Updating_Player_Bank(12)
